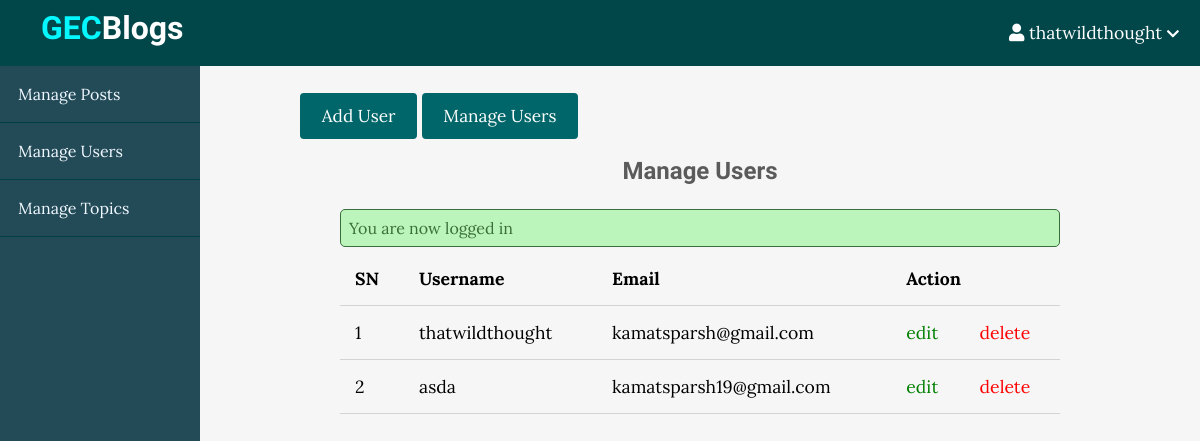
The page /admin/users/index.php (signed in) on the database its author committed.
### tables this page shows
CREATE TABLE `users` (
  `id` int(11) NOT NULL,
  `admin` tinyint(4) NOT NULL,
  `verified` tinyint(4) NOT NULL DEFAULT 0,
  `username` varchar(255) NOT NULL,
  `email` varchar(255) NOT NULL,
  `password` varchar(255) NOT NULL,
  `created_at` timestamp NOT NULL DEFAULT current_timestamp(),
  `token` varchar(256) NOT NULL
);

### app/controllers/users.php (called while the page is built, shortened)
<?php
include(ROOT_PATH . "/app/database/db.php");
$table = 'users';
$admin_users = selectAll($table);

### app/database/db.php (called while the page is built, shortened)
<?php
require('connect.php');
function selectAll($table, $conditions = [])
{
    global $conn;
    $sql = "SELECT * FROM $table";
    if (empty($conditions)) {
        $stmt = $conn->prepare($sql);
        $stmt->execute();
        $records = $stmt->get_result()->fetch_all(MYSQLI_ASSOC);
        return $records;
    }
}

### admin/users/index.php (the view, shortened to what this page needs)
<?php include(ROOT_PATH . "/app/controllers/users.php");
?>
<!DOCTYPE html>
<html lang="en">
    <head>
        <link rel="stylesheet"
            href="https://use.fontawesome.com/releases/v5.7.2/css/all.css"
>
        <link rel="stylesheet" href="../../assets/css/style.css">
        <link rel="stylesheet" href="../../assets/css/admin.css">
    </head>
    <body>
    <?php include(ROOT_PATH . "/app/includes/adminHeader.php"); ?>
        <div class="admin-wrapper">
        <?php include(ROOT_PATH . "/app/includes/adminSidebar.php"); ?>
            <div class="admin-content">
                <div class="button-group">
                    <a href="create.php" class="btn btn-big">Add User</a>
                    <a href="index.php" class="btn btn-big">Manage Users</a>
                </div>
                <div class="content">
                    <h2 class="page-title">Manage Users</h2>
                    <?php include(ROOT_PATH . "/app/includes/messages.php"); ?>
                    <table>
                        <thead>
                            <th>SN</th>
                            <th>Username</th>
                            <th>Email</th>
                            <th colspan="2">Action</th>
                        </thead>
                        <tbody>
                            <?php foreach ($admin_users as $key => $user): ?>
                                <tr>
                                    <td><?php echo $key + 1; ?></td>
                                    <td><?php echo $user['username']; ?></td>
                                    <td><?php echo $user['email']; ?></td>
                                    <td><a href="edit.php?id=<?php echo $user['id']; ?>" class="edit">edit</a></td>
                                    <td><a href="index.php?delete_id=<?php echo $user['id']; ?>" class="delete">delete</a></td>
                                </tr>
                            <?php endforeach; ?>
                        </tbody>
                    </table>
                </div>
            </div>
        </div>
    </body>
</html>

### assets/css/style.css (style rules this page uses)
* { box-sizing: border-box; }
html, body { height: 100%; padding: 0px; margin: 0px; background: #f6f6f6; font-family: "Lora", serif; }
h1, h2, h3, h4, h5, h6 { font-family: "Candal", serif; color: #5c5b5b; margin: 5px; }
a { text-decoration: none; color: inherit; }
.btn { padding: 0.5rem 1rem; background: #006669; color: white; border: 1px solid transparent; border-radius: 0.25rem; font-size: 1.08em; font-family: "Lora", serif; }
.btn-big { padding: 0.7rem 1.3rem; line-height: 1.3rem; }
.content { width: 90%; margin: 30px auto 30px; }

### assets/css/admin.css (style rules this page uses)
.admin-wrapper { display: flex; height: calc(100% - 66px); }
.admin-wrapper .admin-content { flex: 8; height: 100%; padding: 40px 100px 100px; overflow-y: scroll; }
.admin-content .page-title { text-align: center; margin-bottom: 1.5rem; }
table { width: 100%; border-collapse: collapse; font-size: 1.1rem; }
th, td { padding: 15px; text-align: left; border-bottom: 1px solid #d3d3d3; }
.edit { color: green; }
.delete { color: red; }

### rows shown on the page
users: username "thatwildthought", email "kamatsparsh@gmail.com"
users: username "asda", email "kamatsparsh19@gmail.com"

### other values the page prints
$_SESSION['username'] "thatwildthought"
$_SESSION['message'] "You are now logged in"
